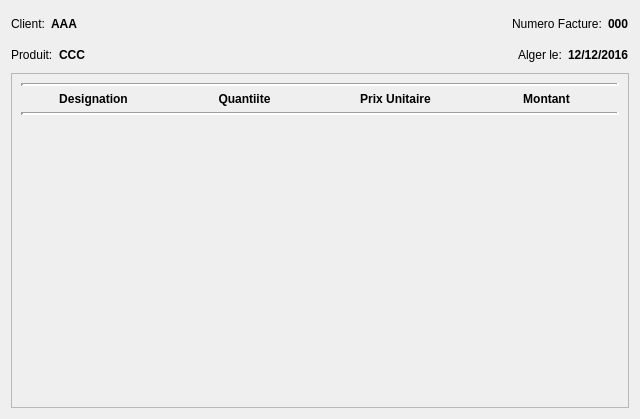
             <widget class="QWidget" name="scrollAreaWidgetContents">
              <property name="geometry">
               <rect>
                <x>0</x>
                <y>0</y>
                <width>640</width>
                <height>419</height>
               </rect>
              </property>
              <layout class="QGridLayout" name="gridLayout_7">
               <item row="3" column="0">
                <widget class="QFrame" name="framePreviewTable">
                 <property name="sizePolicy">
                  <sizepolicy hsizetype="Preferred" vsizetype="Expanding">
                   <horstretch>0</horstretch>
                   <verstretch>0</verstretch>
                  </sizepolicy>
                 </property>
                 <property name="frameShape">
                  <enum>QFrame::StyledPanel</enum>
                 </property>
                 <property name="frameShadow">
                  <enum>QFrame::Raised</enum>
                 </property>
                 <layout class="QGridLayout" name="gridLayoutPreviewTable">
                  <item row="1" column="3">
                   <widget class="QLabel" name="label_30">
                    <property name="styleSheet">
                     <string notr="true">font-weight: bold;</string>
                    </property>
                    <property name="text">
                     <string>Montant</string>
                    </property>
                    <property name="alignment">
                     <set>Qt::AlignCenter</set>
                    </property>
                   </widget>
                  </item>
                  <item row="1" column="0">
                   <widget class="QLabel" name="label_27">
                    <property name="styleSheet">
                     <string notr="true">font-weight: bold;</string>
                    </property>
                    <property name="text">
                     <string>Designation</string>
                    </property>
                    <property name="alignment">
                     <set>Qt::AlignCenter</set>
                    </property>
                   </widget>
                  </item>
                  <item row="1" column="2">
                   <widget class="QLabel" name="label_29">
                    <property name="styleSheet">
                     <string notr="true">font-weight: bold;</string>
                    </property>
                    <property name="text">
                     <string>Prix Unitaire</string>
                    </property>
                    <property name="alignment">
                     <set>Qt::AlignCenter</set>
                    </property>
                   </widget>
                  </item>
                  <item row="1" column="1">
                   <widget class="QLabel" name="label_28">
                    <property name="styleSheet">
                     <string notr="true">font-weight: bold;</string>
                    </property>
                    <property name="text">
                     <string>Quantiite</string>
                    </property>
                    <property name="alignment">
                     <set>Qt::AlignCenter</set>
                    </property>
                   </widget>
                  </item>
                  <item row="0" column="0" colspan="4">
                   <widget class="Line" name="seprLine1">
                    <property name="sizePolicy">
                     <sizepolicy hsizetype="Expanding" vsizetype="Fixed">
                      <horstretch>0</horstretch>
                      <verstretch>0</verstretch>
                     </sizepolicy>
                    </property>
                    <property name="styleSheet">
                     <string notr="true"/>
                    </property>
                    <property name="lineWidth">
                     <number>3</number>
                    </property>
                    <property name="orientation">
                     <enum>Qt::Horizontal</enum>
                    </property>
                   </widget>
                  </item>
                  <item row="2" column="0" colspan="4">
                   <widget class="Line" name="sepLine2">
                    <property name="sizePolicy">
                     <sizepolicy hsizetype="Expanding" vsizetype="Fixed">
                      <horstretch>0</horstretch>
                      <verstretch>0</verstretch>
                     </sizepolicy>
                    </property>
                    <property name="styleSheet">
                     <string notr="true"/>
                    </property>
                    <property name="lineWidth">
                     <number>3</number>
                    </property>
                    <property name="orientation">
                     <enum>Qt::Horizontal</enum>
                    </property>
                   </widget>
                  </item>
                  <item row="3" column="0">
                   <spacer name="verticalSpacer_6">
                    <property name="orientation">
                     <enum>Qt::Vertical</enum>
                    </property>
                    <property name="sizeHint" stdset="0">
                     <size>
                      <width>20</width>
                      <height>40</height>
                     </size>
                    </property>
                   </spacer>
                  </item>
                 </layout>
                </widget>
               </item>
               <item row="2" column="0">
                <layout class="QHBoxLayout" name="horizontalLayout_23">
                 <item>
                  <layout class="QHBoxLayout" name="horizontalLayout_21">
                   <item alignment="Qt::AlignHCenter">
                    <widget class="QLabel" name="label_25">
                     <property name="text">
                      <string>Produit:</string>
                     </property>
                    </widget>
                   </item>
                   <item>
                    <widget class="QLabel" name="labelProduit">
                     <property name="sizePolicy">
                      <sizepolicy hsizetype="MinimumExpanding" vsizetype="Preferred">
                       <horstretch>0</horstretch>
                       <verstretch>0</verstretch>
                      </sizepolicy>
                     </property>
                     <property name="styleSheet">
                      <string notr="true">font-weight: bold;</string>
                     </property>
                     <property name="text">
                      <string>CCC</string>
                     </property>
                    </widget>
                   </item>
                  </layout>
                 </item>
                 <item>
                  <spacer name="horizontalSpacer_2">
                   <property name="maximumSize">
                    <size>
                     <width>16777215</width>
                     <height>25</height>
                    </size>
                   </property>
                   <property name="orientation">
                    <enum>Qt::Horizontal</enum>
                   </property>
                   <property name="sizeHint" stdset="0">
                    <size>
                     <width>40</width>
                     <height>20</height>
                    </size>
                   </property>
                  </spacer>
                 </item>
                 <item>
                  <layout class="QHBoxLayout" name="horizontalLayout_20">
                   <item alignment="Qt::AlignHCenter">
                    <widget class="QLabel" name="label_23">
                     <property name="maximumSize">
                      <size>
                       <width>16777215</width>
                       <height>25</height>
                      </size>
                     </property>
                     <property name="text">
                      <string>Alger le:</string>
                     </property>
                    </widget>
                   </item>
                   <item>
                    <widget class="QLabel" name="labelDate">
                     <property name="sizePolicy">
                      <sizepolicy hsizetype="MinimumExpanding" vsizetype="Preferred">
                       <horstretch>0</horstretch>
                       <verstretch>0</verstretch>
                      </sizepolicy>
                     </property>
                     <property name="styleSheet">
                      <string notr="true">font-weight: bold;</string>
                     </property>
                     <property name="text">
                      <string>12/12/2016</string>
                     </property>
                    </widget>
                   </item>
                  </layout>
                 </item>
                </layout>
               </item>
               <item row="0" column="0">
                <layout class="QHBoxLayout" name="horizontalLayout_22">
                 <item>
                  <layout class="QHBoxLayout" name="horizontalLayout_17">
                   <item>
                    <widget class="QLabel" name="label_17">
                     <property name="text">
                      <string>Client:</string>
                     </property>
                    </widget>
                   </item>
                   <item>
                    <widget class="QLabel" name="labelClient">
                     <property name="sizePolicy">
                      <sizepolicy hsizetype="MinimumExpanding" vsizetype="Preferred">
                       <horstretch>0</horstretch>
                       <verstretch>0</verstretch>
                      </sizepolicy>
                     </property>
                     <property name="styleSheet">
                      <string notr="true">font-weight: bold;</string>
                     </property>
                     <property name="text">
                      <string>AAA</string>
                     </property>
                    </widget>
                   </item>
                  </layout>
                 </item>
                 <item>
                  <spacer name="horizontalSpacer_5">
                   <property name="maximumSize">
                    <size>
                     <width>16777215</width>
                     <height>25</height>
                    </size>
                   </property>
                   <property name="orientation">
                    <enum>Qt::Horizontal</enum>
                   </property>
                   <property name="sizeHint" stdset="0">
                    <size>
                     <width>40</width>
                     <height>20</height>
                    </size>
                   </property>
                  </spacer>
                 </item>
                 <item>
                  <layout class="QHBoxLayout" name="horizontalLayout_16">
                   <item alignment="Qt::AlignHCenter">
                    <widget class="QLabel" name="label_15">
                     <property name="maximumSize">
                      <size>
                       <width>16777215</width>
                       <height>25</height>
                      </size>
                     </property>
                     <property name="text">
                      <string>Numero Facture:</string>
                     </property>
                    </widget>
                   </item>
                   <item>
                    <widget class="QLabel" name="labelCodeFac">
                     <property name="sizePolicy">
                      <sizepolicy hsizetype="MinimumExpanding" vsizetype="Preferred">
                       <horstretch>0</horstretch>
                       <verstretch>0</verstretch>
                      </sizepolicy>
                     </property>
                     <property name="maximumSize">
                      <size>
                       <width>16777215</width>
                       <height>25</height>
                      </size>
                     </property>
                     <property name="styleSheet">
                      <string notr="true">font-weight: bold;</string>
                     </property>
                     <property name="text">
                      <string>000</string>
                     </property>
                    </widget>
                   </item>
                  </layout>
                 </item>
                </layout>
               </item>
              </layout>
             </widget>
